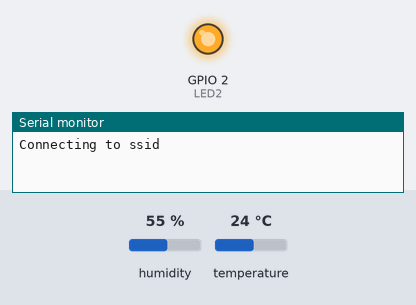
The sketch below on a simulated ESP32. Parts: output pins drawn as LEDs (lit = HIGH), the last lines printed to the serial monitor. Inputs (shaded band) come from the test bench; at power-on: humidity 55 %, temperature 24 °C. WiFi joins after 1.5 s; servers stay silent unless stated; network time is answered at once with the bench clock; the local clock reads 2024-03-15 10:24:30 at power-on unless the sketch sets it; random numbers use the default seed unless the sketch sets one; no MQTT or app messages arrive unless stated.

Above: at 0.6 s.
At 2.1 s:
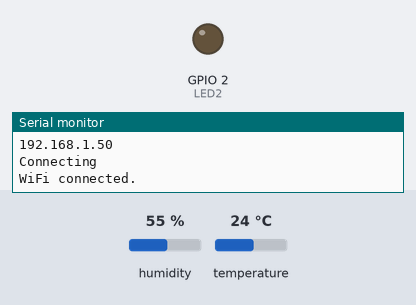
Timing chart, 0 to 3.6 s (numbered marks = the images above):
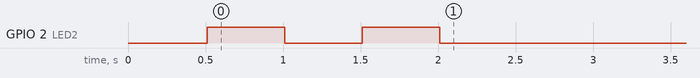

The sketch:

sketch_arduinoJson.ino
```cpp
#include <ArduinoJson.h>
#include <WiFiUdp.h>
#include <WiFi.h>
#include <PubSubClient.h>
#include "DHT.h"
#include <NTPClient.h>


/*
 * mosquitto_sub -t coldRoom/dht11/#  -u shruti -P shruti  -h 192.168.31.62  -p 1883
 * $mosquitto_sub -t <topic> -u <username> -P <password>  -h <ip address>  -p 1883
 * 1= led will turn ON
 * 0= led will turn off
*/

#define LED2 2
#define DHTPIN 4


#define DHTTYPE DHT11   // DHT 11
//#define DHTTYPE DHT22   // DHT 22  (AM2302)
//#define DHTTYPE DHT21   // DHT 21 (AM2301)
DHT dht(DHTPIN, DHTTYPE);

const char* ssid = "ssid";
const char* password = "password";
const char* mqtt_server = "192.168.31.62";
WiFiClient espClient;
PubSubClient client(espClient);


// Define NTP Client to get time
WiFiUDP ntpUDP;
NTPClient timeClient(ntpUDP);

String formattedDate;

char  mqttRequestData[256];

float h,t;

void setup_wifi() {

      delay(10);
      Serial.println();
      Serial.print("Connecting to ");
      Serial.println(ssid);

      WiFi.mode(WIFI_STA);
      WiFi.begin(ssid, password);

      while (WiFi.status() != WL_CONNECTED) {
            delay(500);
            digitalWrite(LED2, HIGH);
            delay(500);
            digitalWrite(LED2, LOW);
      }

      randomSeed(micros());

      Serial.println("");
      Serial.println("WiFi connected");
      Serial.println("IP address: ");
      Serial.println(WiFi.localIP());
}

void reconnect() {
      while (!client.connected()) {
          Serial.print("PRN_23......Attempting MQTT connection...");

          String clientId = "ESPClient-23";
          String username = "shruti";
          String password = "shruti";
          clientId += String(random(0xffff), HEX);

          if (client.connect(clientId.c_str(), username.c_str(),password.c_str()))
          {
                Serial.println("connected");
          } else {
                Serial.print("failed, rc=");
                Serial.print(client.state());
                Serial.println(" try again in 5 seconds");
                delay(5000);
          }

          digitalWrite(LED2, LOW); //led bliking stop once mqtt connected succefully
      }
}


void callback(char* topic, byte* payload, unsigned int length) {

      Serial.print("Message arrived [");
      Serial.print(topic);
      Serial.print("] ");

      for (int i = 0; i < length; i++) {
          Serial.print((char)payload[i]);
      }
      Serial.println();

}

void setup(){
      Serial.begin(115200);
      Serial.println();

      pinMode(LED2, OUTPUT);
      setup_wifi();

      client.setServer(mqtt_server, 1883);

      Serial.print("Connecting");

      WiFi.begin(ssid, password);
            while (WiFi.status() != WL_CONNECTED) {
            delay(500);
            digitalWrite(LED2,HIGH);
            delay(500);
            digitalWrite(LED2,LOW);
      }

      Serial.println();
      Serial.println("WiFi connected.");
      Serial.println();


      // Initialize a NTPClient to get time
      timeClient.begin();
      // Set offset time in seconds to adjust for your timezone, for example:
      // GMT +1 = 3600
      // GMT +8 = 28800
      // GMT -1 = -3600
      // GMT 0 = 0
      timeClient.setTimeOffset(3600);


      dht.begin();
}

void read_dht11(){
      delay(2000);

      h = dht.readHumidity();
      t = dht.readTemperature();

      if (isnan(h) || isnan(t)) {
          Serial.println("Failed to read from DHT sensor!");
          return;
      }

      Serial.print("Humidity: ");
      Serial.print(h);
      Serial.print(" %\t");
      Serial.print("Temperature: ");
      Serial.print(t);
      Serial.print(" *C ");
}

void dateStamp_update(){

    timeClient.forceUpdate();
    formattedDate=timeClient.getFormattedTime();

}

void loop() {

      read_dht11();
      dateStamp_update();

      //****converting object to json

      DynamicJsonDocument doc(2048);
      doc["sensor"] = "dht11";
      doc["time"]= formattedDate;
      doc["Temperature"]= t;
      doc["Humidity"]=h;

      serializeJson(doc,mqttRequestData);
      serializeJsonPretty(doc, Serial);

      client.publish("coldRoom/dht11/temperature",mqttRequestData);
      client.publish("coldRoom/dht11/humidity",mqttRequestData);


      if (!client.connected()) {
          reconnect();
      }
      client.loop();
}
```
